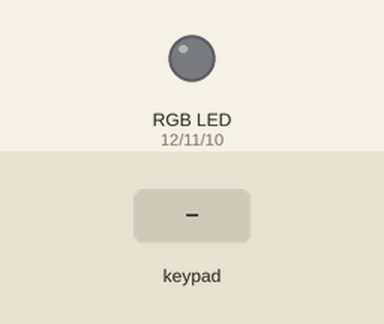
Recording of a sketch running on a simulated Arduino Uno, built with avr-gcc and run on an emulated ATmega328P. On the bench: an RGB LED mixed from three pins (HIGH = lit). The inputs (shaded band) are chosen by the test bench. Dim RGB values are drawn brighter than linear.

Above: at 1.2 s.
1.3 s: keypad keys 9 8 7 6 pressed 0.4 s apart
At 3.4 s:
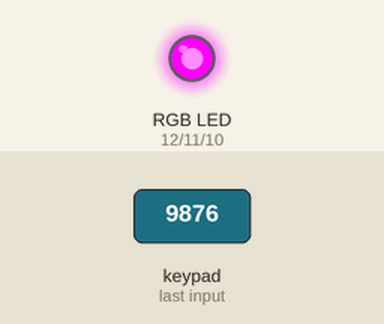
4.4 s: key '2' pressed
At 5.0 s:
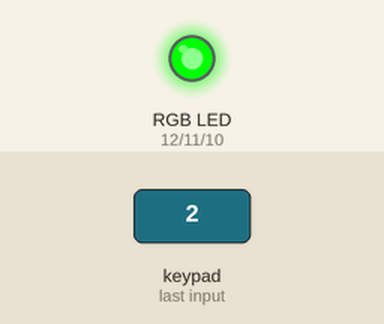
5.9 s: key '3' pressed
At 7.1 s:
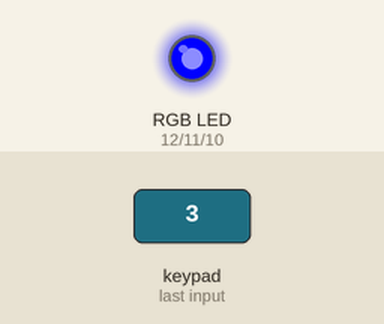
7.4 s: keypad keys 9 8 7 6 # pressed 0.4 s apart
At 9.7 s:
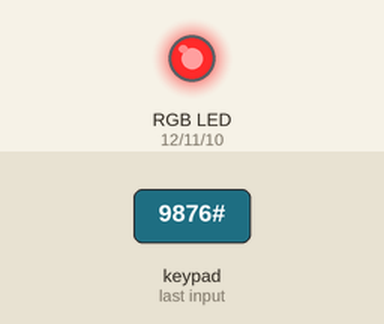
10.9 s: key 'A' pressed
At 12.1 s:
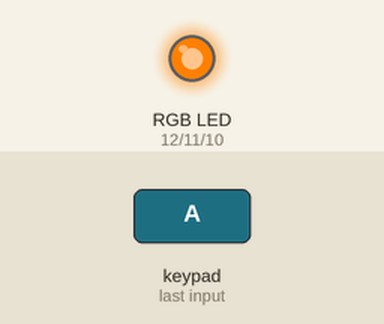
12.4 s: keypad keys 9 8 7 6 * pressed 0.4 s apart
At 14.8 s:
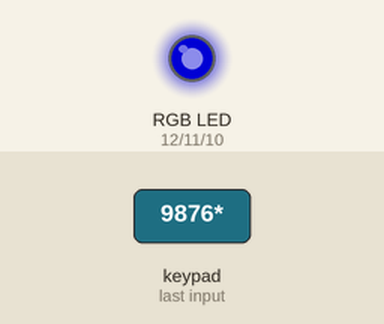
Timing chart, 0 to 16.3 s (numbered marks = the images above; inputs shaded):
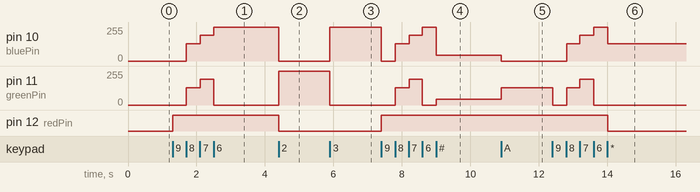

The sketch:

Arduino_KeypadTesting.ino
```cpp
#include <Keypad.h>

const byte ROWS = 4;
const byte COLS = 4;

char keys[ROWS][COLS] = {
  { '1', '2', '3', 'A' },
  { '4', '5', '6', 'B' },
  { '7', '8', '9', 'C' },
  { '*', '0', '#', 'D' }
};

byte rowPins[ROWS] = { 9, 8, 7, 6 };
byte colPins[COLS] = { 5, 4, 3, 2 };

Keypad keypad = Keypad(makeKeymap(keys), rowPins, colPins, ROWS, COLS);


const int redPin = 12;
const int greenPin = 11;
const int bluePin = 10;


void setup() {
  pinMode(redPin, OUTPUT);
  pinMode(greenPin, OUTPUT);
  pinMode(bluePin, OUTPUT);
}


void loop() {
  char key = keypad.getKey();

  if (key) {
    Serial.print("Key Pressed: ");
    Serial.println(key);

    switch (key) {
      case '1':
        setColor(255, 0, 0);
        break;
      case '2':
        setColor(0, 255, 0);
        break;
      case '3':
        setColor(0, 0, 255);
        break;
      case '4':
        setColor(255, 255, 0);
        break;
      case '5':
        setColor(0, 255, 255);
        break;
      case '6':
        setColor(255, 0, 255);
        break;
      case '7':
        setColor(192, 192, 192);
        break;
      case '8':
        setColor(128, 128, 128);
        break;
      case '9':
        setColor(128, 0, 0);
        break;
      case 'A':
        setColor(128, 128, 0);
        break;
      case 'B':
        setColor(0, 128, 0);
        break;
      case 'C':
        setColor(128, 0, 128);
        break;
      case 'D':
        setColor(0, 128, 128);
        break;
      case '*':
        setColor(0, 0, 128);
        break;
      case '#':
        setColor(165, 42, 42);
        break;
      case '0':
        setColor(0, 0, 0);
        break;
      default:
        setColor(0, 0, 0);
        break;
    }
  }
}

void setColor(int red, int green, int blue) {
  analogWrite(redPin, red);
  analogWrite(greenPin, green);
  analogWrite(bluePin, blue);
}
```

Measured:
- after the input at 1.3 s, pin 10 (bluePin): 0/255 → 128/255 after 0.40 s, → 192/255 0.40 s later, → 255/255 0.39 s later; pin 11 (greenPin): 0/255 → 128/255 after 0.40 s, → 192/255 0.40 s later, → 0/255 0.39 s later; pin 12 (redPin): LOW → HIGH at once
- after the input at 4.4 s, pin 10 (bluePin): 255/255 → 0/255 at once; pin 11 (greenPin): 0/255 → 255/255 at once; pin 12 (redPin): HIGH → LOW at once
- after the input at 5.9 s, pin 10 (bluePin): 0/255 → 255/255 at once; pin 11 (greenPin): 255/255 → 0/255 at once
- after the input at 7.4 s, pin 10 (bluePin): 255/255 → 0/255 at once, → 128/255 0.40 s later, → 192/255 0.40 s later, → 255/255 0.39 s later, … (5 changes in this stretch); pin 11 (greenPin): 0/255 → 128/255 after 0.41 s, → 192/255 0.40 s later, → 0/255 0.39 s later, → 42/255 0.40 s later; pin 12 (redPin): LOW → HIGH at once
- after the input at 10.9 s, pin 10 (bluePin): 42/255 → 0/255 at once; pin 11 (greenPin): 42/255 → 128/255 at once
- after the input at 12.4 s, pin 10 (bluePin): 0/255 → 128/255 after 0.41 s, → 192/255 0.39 s later, → 255/255 0.40 s later, → 128/255 0.40 s later; pin 11 (greenPin): 128/255 → 0/255 at once, → 128/255 0.40 s later, → 192/255 0.39 s later, → 0/255 0.40 s later; pin 12 (redPin): HIGH → LOW after 1.6 s
